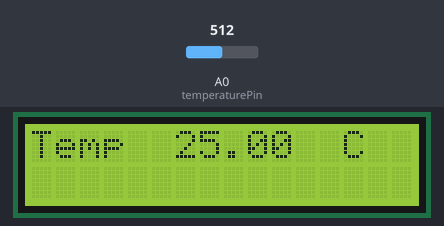
Bench run of a sketch on a simulated Arduino Uno, built with avr-gcc and run on an emulated ATmega328P. On the bench: 16×2 character LCD. The inputs (shaded band) are chosen by the test bench; at power-on: A0 (temperaturePin) = 512.

Above: at 1.2 s.
1.3 s: A0 (temperaturePin) set to 716
At 2.0 s:
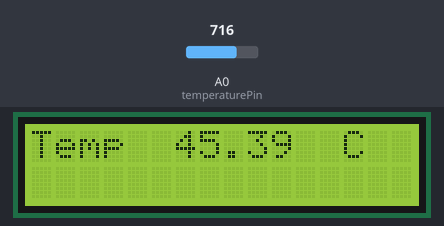
3.0 s: A0 (temperaturePin) set to 900
At 3.5 s:
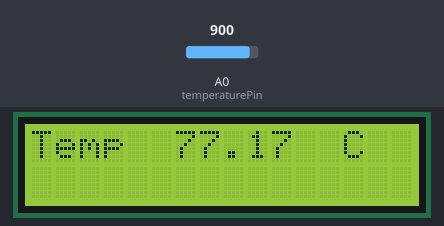
4.5 s: A0 (temperaturePin) set to 1023
At 5.1 s:
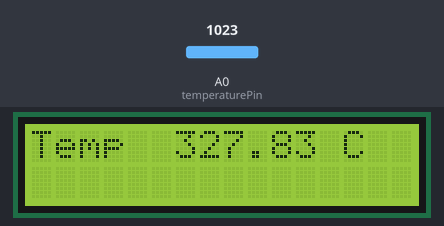
Timing chart, 0 to 7.5 s (numbered marks = the images above; inputs shaded):
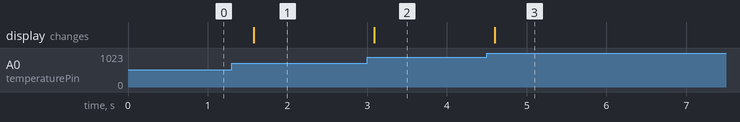

Measured:
- after the input at 1.3 s, the display: changes after 0.28 s (image 1)
- after the input at 3.0 s, the display: changes after 0.09 s (image 2)
- after the input at 4.5 s, the display: changes after 0.10 s (image 3)

The sketch:

thermometer.ino
```cpp
// Thermometer

/* Pinout
 * VDD: 5V
 * VSS: GND
 * VO: Controlled by 10K Potentiometer
 * RS: Pin 7
 * R/W: GND
 * E(Enable): Pin 8
 * D0-3: Unused
 * D4: Pin 9
 * D5: Pin 10
 * D6: Pin 11
 * D7: Pin 12
 * A: 5V
 * K: GND
*/

#include <LiquidCrystal.h>

// Pinout Definitions
#define RS_PIN  7
#define E_PIN   8
#define D4_PIN  9
#define D5_PIN  10
#define D6_PIN  11
#define D7_PIN  12

// Variable Definitions
const int temperaturePin = 0;

// Instantiate an object of class LiquidCrystal with the pinout as described above
LiquidCrystal lcd(RS_PIN, E_PIN, D4_PIN, D5_PIN, D6_PIN, D7_PIN);

void setup()
{
  // Set the number of columns and rows of the LCD
  lcd.begin(16, 2);
}

void loop()
{
  // Reading analogue value from thermistor
  int tempReading = analogRead(temperaturePin);

  // Converting analogue reading into a temperature to display
  // Kelvin Calculation
  double tempK = log(10000.0 * ((1024.0 / tempReading - 1)));
  tempK = 1 / (0.001129148 + (0.000234125 + (0.0000000876741 * tempK * tempK )) * tempK );
  // Convert Kelvin to Celcius
  float tempC = tempK - 273.15;
  // Convert Celcius to Fahrenheit
  float tempF = (tempC * 9.0)/ 5.0 + 32.0;

  // Display Temperature in Celsius
  lcd.setCursor(0, 0);
  lcd.print("Temp         C  ");
  lcd.setCursor(6, 0);
  lcd.print(tempC);
  delay(500);
}
```
